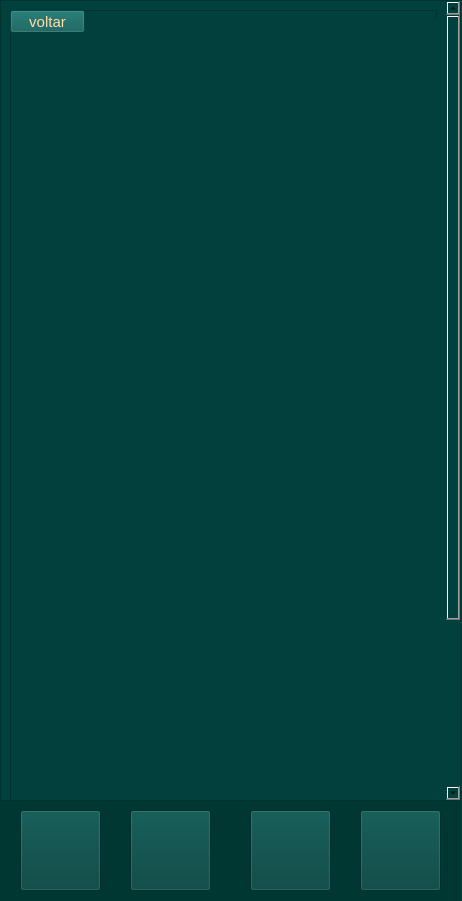
<?xml version="1.0" encoding="UTF-8"?>
<ui version="4.0">
 <class>Form</class>
 <widget class="QWidget" name="Form">
  <property name="geometry">
   <rect>
    <x>0</x>
    <y>0</y>
    <width>462</width>
    <height>901</height>
   </rect>
  </property>
  <property name="minimumSize">
   <size>
    <width>462</width>
    <height>901</height>
   </size>
  </property>
  <property name="maximumSize">
   <size>
    <width>462</width>
    <height>901</height>
   </size>
  </property>
  <property name="windowTitle">
   <string>Form</string>
  </property>
  <property name="styleSheet">
   <string notr="true">background-color: rgb(0, 65, 61);</string>
  </property>
  <widget class="QLabel" name="label_5">
   <property name="geometry">
    <rect>
     <x>0</x>
     <y>800</y>
     <width>461</width>
     <height>101</height>
    </rect>
   </property>
   <property name="styleSheet">
    <string notr="true">background-color: rgb(1, 55, 51);</string>
   </property>
   <property name="text">
    <string/>
   </property>
  </widget>
  <widget class="QPushButton" name="menu_4">
   <property name="geometry">
    <rect>
     <x>20</x>
     <y>810</y>
     <width>81</width>
     <height>81</height>
    </rect>
   </property>
   <property name="styleSheet">
    <string notr="true">#botaomenu{
border:none;
}</string>
   </property>
   <property name="text">
    <string/>
   </property>
   <property name="icon">
    <iconset>
     <normaloff>fotos/menu.png</normaloff>fotos/menu.png</iconset>
   </property>
   <property name="iconSize">
    <size>
     <width>81</width>
     <height>81</height>
    </size>
   </property>
  </widget>
  <widget class="QPushButton" name="treino">
   <property name="geometry">
    <rect>
     <x>130</x>
     <y>810</y>
     <width>81</width>
     <height>81</height>
    </rect>
   </property>
   <property name="styleSheet">
    <string notr="true">#botaotreino{
border:none;
}</string>
   </property>
   <property name="text">
    <string/>
   </property>
   <property name="icon">
    <iconset>
     <normaloff>fotos/treino.png</normaloff>fotos/treino.png</iconset>
   </property>
   <property name="iconSize">
    <size>
     <width>81</width>
     <height>81</height>
    </size>
   </property>
  </widget>
  <widget class="QPushButton" name="config">
   <property name="geometry">
    <rect>
     <x>250</x>
     <y>810</y>
     <width>81</width>
     <height>81</height>
    </rect>
   </property>
   <property name="styleSheet">
    <string notr="true">#botaoconfig{
border:none;
}</string>
   </property>
   <property name="text">
    <string/>
   </property>
   <property name="icon">
    <iconset>
     <normaloff>fotos/config.png</normaloff>fotos/config.png</iconset>
   </property>
   <property name="iconSize">
    <size>
     <width>81</width>
     <height>81</height>
    </size>
   </property>
  </widget>
  <widget class="QScrollArea" name="scrollArea">
   <property name="geometry">
    <rect>
     <x>0</x>
     <y>0</y>
     <width>461</width>
     <height>801</height>
    </rect>
   </property>
   <property name="widgetResizable">
    <bool>true</bool>
   </property>
   <widget class="QWidget" name="scrollAreaWidgetContents">
    <property name="geometry">
     <rect>
      <x>0</x>
      <y>0</y>
      <width>442</width>
      <height>1018</height>
     </rect>
    </property>
    <layout class="QVBoxLayout" name="verticalLayout">
     <item>
      <widget class="QFrame" name="frame">
       <property name="minimumSize">
        <size>
         <width>300</width>
         <height>1000</height>
        </size>
       </property>
       <property name="frameShape">
        <enum>QFrame::StyledPanel</enum>
       </property>
       <property name="frameShadow">
        <enum>QFrame::Raised</enum>
       </property>
       <widget class="QLabel" name="label">
        <property name="geometry">
         <rect>
          <x>20</x>
          <y>10</y>
          <width>462</width>
          <height>1051</height>
         </rect>
        </property>
        <property name="text">
         <string/>
        </property>
        <property name="pixmap">
         <pixmap>fotos/exercicios trapezio.png</pixmap>
        </property>
       </widget>
       <widget class="QPushButton" name="voltardel">
        <property name="geometry">
         <rect>
          <x>0</x>
          <y>0</y>
          <width>75</width>
          <height>23</height>
         </rect>
        </property>
        <property name="styleSheet">
         <string notr="true">#voltardel{
background-color: rgb(10, 91, 86);
color: rgb(255, 221, 166);
font-size: 15px;
}</string>
        </property>
        <property name="text">
         <string>voltar</string>
        </property>
       </widget>
      </widget>
     </item>
    </layout>
   </widget>
  </widget>
  <widget class="QPushButton" name="perfil">
   <property name="geometry">
    <rect>
     <x>360</x>
     <y>810</y>
     <width>81</width>
     <height>81</height>
    </rect>
   </property>
   <property name="minimumSize">
    <size>
     <width>81</width>
     <height>81</height>
    </size>
   </property>
   <property name="styleSheet">
    <string notr="true">#menu{
border:none;
}</string>
   </property>
   <property name="text">
    <string/>
   </property>
   <property name="icon">
    <iconset>
     <normaloff>fotos/perfil.png</normaloff>fotos/perfil.png</iconset>
   </property>
   <property name="iconSize">
    <size>
     <width>81</width>
     <height>81</height>
    </size>
   </property>
  </widget>
 </widget>
 <resources/>
 <connections/>
</ui>
